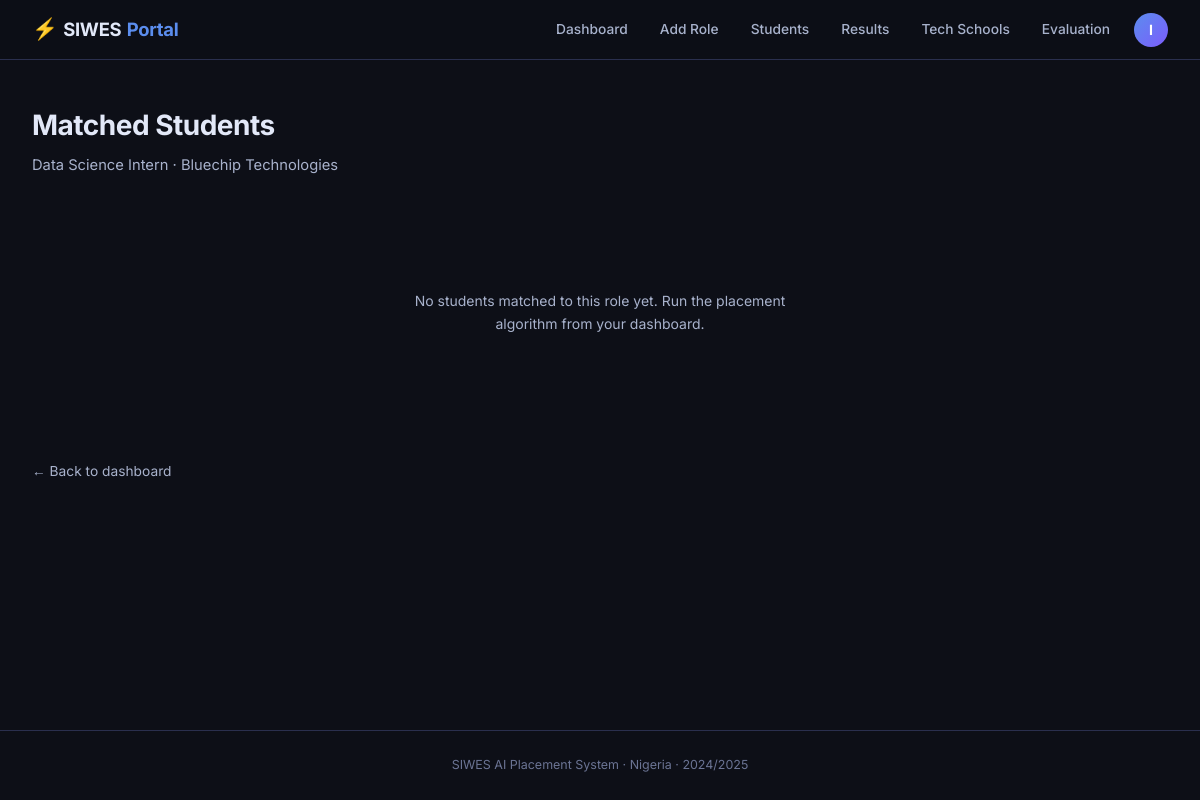
Page /admin/jd/15/applicants (signed in) on the earlier database version.
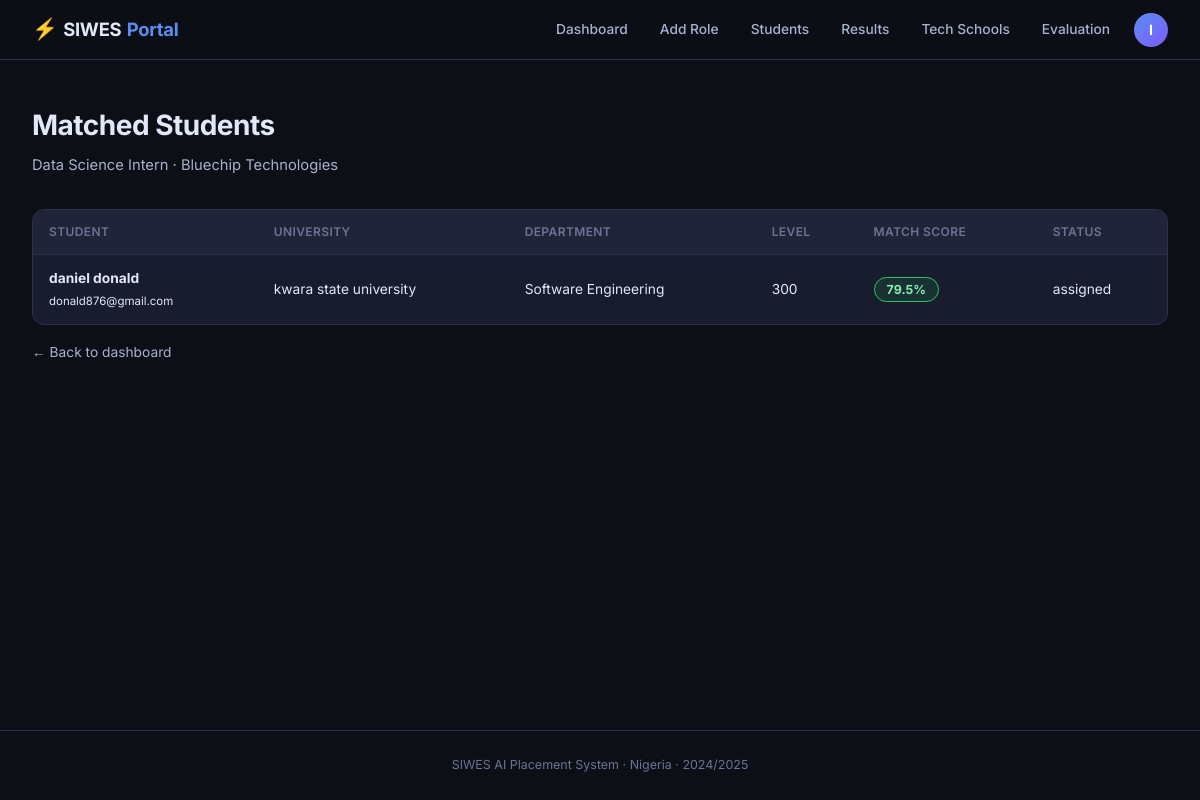
Same page on the later database version.
### models.py (models this page shows)
class Placement(Base):
    __tablename__ = "placements"
    id                 = Column(Integer, primary_key=True)
    batch_id           = Column(Integer, ForeignKey("placement_batches.id"), nullable=False)
    student_id         = Column(Integer, ForeignKey("students.id"), nullable=False)
    company_id         = Column(Integer, ForeignKey("companies.id"), nullable=False)
    job_description_id = Column(Integer, ForeignKey("job_descriptions.id"), nullable=False)
    match_score        = Column(Float, nullable=False)
    status             = Column(String(20), default="assigned")
    created_at         = Column(DateTime, default=datetime.utcnow)
    batch           = relationship("PlacementBatch", back_populates="placements")
    student         = relationship("Student", back_populates="placements")
    company         = relationship("Company")
    job_description = relationship("JobDescription", back_populates="placements")
    shap_values     = relationship("ShapExplanation", back_populates="placement", cascade="all, delete-orphan")

class Student(Base):
    __tablename__ = "students"
    id          = Column(Integer, primary_key=True)
    user_id     = Column(Integer, ForeignKey("users.id"), unique=True, nullable=False)
    name        = Column(String(100), nullable=False)
    email       = Column(String(120), unique=True, nullable=False)
    phone       = Column(String(20))
    university  = Column(String(150), nullable=False)
    department  = Column(String(100), nullable=False)
    level       = Column(Integer, nullable=False)
    state       = Column(String(50), nullable=False)
    location    = Column(String(100), nullable=False)
    matric_no   = Column(String(30), unique=True)
    bio         = Column(Text)
    linkedin    = Column(String(200))
    github      = Column(String(200))
    track       = Column(String(20), default="placement")
    created_at  = Column(DateTime, default=datetime.utcnow)
    user          = relationship("User", back_populates="student")
    cv            = relationship("CV", back_populates="student", uselist=False)
    placements    = relationship("Placement", back_populates="student")
    test_attempts = relationship("TestAttempt", back_populates="student")
    school_enrollments = relationship("SchoolEnrollment", back_populates="student")

### blueprints/admin.py (the view)
@admin_bp.route("/jd/<int:jd_id>/applicants")
@login_required
def jd_applicants(jd_id):
    redir = _require_admin()
    if redir: return redir
    db = SessionLocal()
    try:
        company = _get_company(db)
        jd = db.query(JobDescription).filter_by(id=jd_id, company_id=company.id).first()
        if not jd:
            flash("Not found.", "danger")
            return redirect(url_for("admin.dashboard"))
        rows = (db.query(Placement, Student)
                .join(Student, Student.id == Placement.student_id)
                .filter(Placement.job_description_id == jd_id)
                .order_by(Placement.match_score.desc()).all())
        return render_template("admin/applicants.html", company=company, jd=jd, placements=rows)
    finally:
        db.close()

### blueprints/admin.py (called while the page is built)
def _get_company(db):
    return db.query(Company).filter_by(user_id=current_user.id).first()

def _require_admin():
    if current_user.role != "admin":
        return redirect(url_for("student.dashboard"))
    return None

### templates/admin/applicants.html (shortened to what this page needs)
{% extends "base.html" %}
{% block content %}
<div class="page-header">
  <h1>Matched Students</h1>
  <p>{{ jd.title }} · {{ company.name }}</p>
</div>
{% if placements %}
<div class="table-card">
  <table class="data-table">
    <thead><tr><th>Student</th><th>University</th><th>Department</th><th>Level</th><th>Match Score</th><th>Status</th></tr></thead>
    <tbody>
    {% for p, s in placements %}
    <tr>
      <td><strong>{{ s.name }}</strong><br/><small>{{ s.email }}</small></td>
      <td>{{ s.university }}</td>
      <td>{{ s.department }}</td>
      <td>{{ s.level }}</td>
      <td><span class="score-pill {% if p.match_score >= 0.75 %}high{% elif p.match_score >= 0.5 %}mid{% else %}low{% endif %}">
        {{ "%.1f"|format(p.match_score * 100) }}%
      </span></td>
      <td>{{ p.status }}</td>
    </tr>
    {% endfor %}
    </tbody>
  </table>
</div>
{% else %}
<div class="empty-state"><p>No students matched to this role yet. Run the placement algorithm from your dashboard.</p></div>
{% endif %}
<a href="{{ url_for('admin.dashboard') }}" class="btn-ghost mt">← Back to dashboard</a>
{% endblock %}

Differences in the rows shown:
added Placement: name "daniel donald", email "donald876@gmail.com", university "kwara state university", department "Software Engineering", level "300", p.match_score*100 "79.5", status "assigned"
Other differences:
text no longer shown: "No students matched to this role yet. Run the placement algorithm from your dashboard."
text now shown: "STUDENT UNIVERSITY DEPARTMENT LEVEL MATCH SCORE STATUS"
